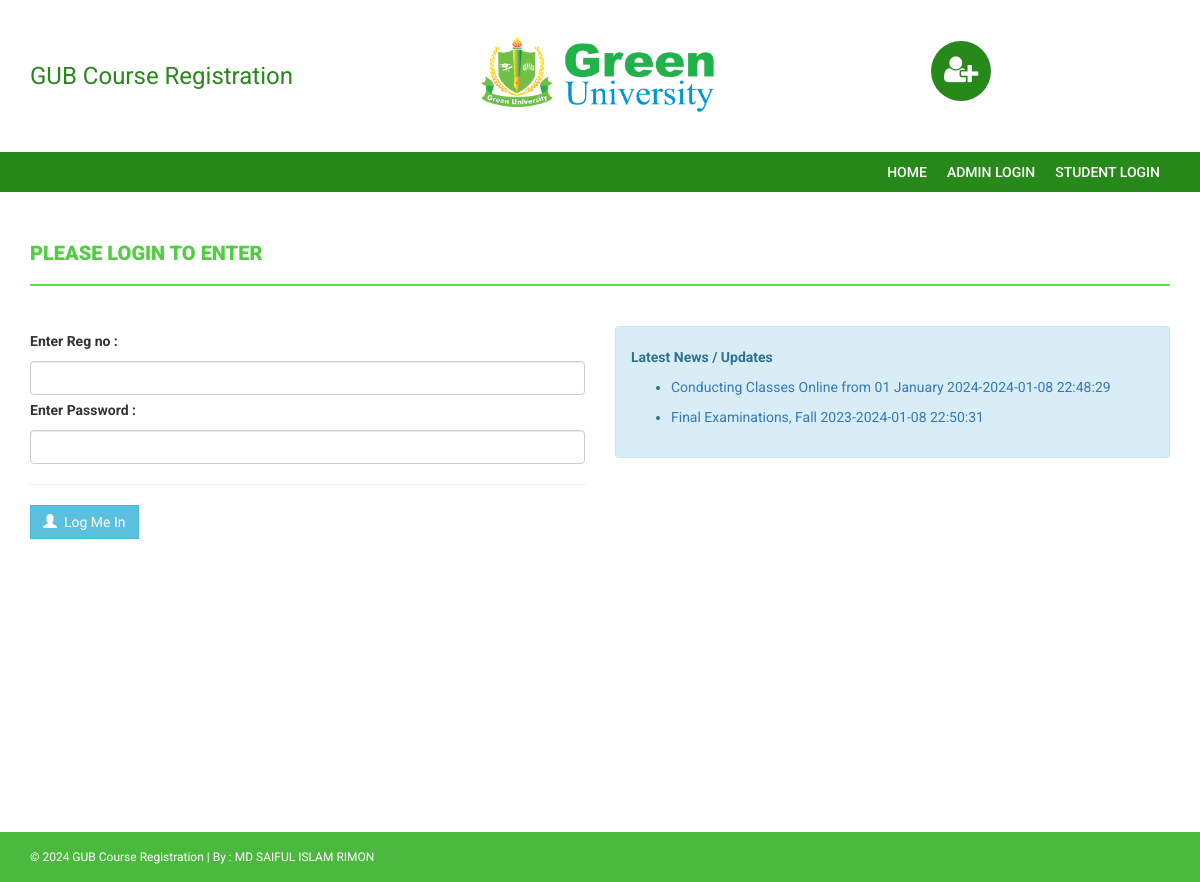
The page / on the database its author committed.
### tables this page shows
CREATE TABLE `news` (
  `id` int(11) NOT NULL,
  `newstitle` varchar(255) DEFAULT NULL,
  `newsDescription` mediumtext DEFAULT NULL,
  `postingDate` timestamp NULL DEFAULT current_timestamp()
);

### index.php (the view, shortened to what this page needs)
<!DOCTYPE html>
<html xmlns="http://www.w3.org/1999/xhtml">
<head>
    <link href="assets/css/bootstrap.css" rel="stylesheet" />
    <link href="assets/css/font-awesome.css" rel="stylesheet" />
    <link href="assets/css/style.css" rel="stylesheet" />
</head>
<body>
    <?php include('includes/header.php');?>
<section class="menu-section">
        <div class="container">
            <div class="row">
                <div class="col-md-12">
                    <div class="navbar-collapse collapse ">
                        <ul id="menu-top" class="nav navbar-nav navbar-right">
                             <li><a href="index.php">Home </a></li>
                             <li><a href="admin/">Admin Login </a></li>
                              <li><a href="index.php">Student Login</a></li>
                        </ul>
                    </div>
                </div>
            </div>
        </div>
    </section>
    <div class="content-wrapper">
        <div class="container">
            <div class="row">
                <div class="col-md-12">
                    <h4 class="page-head-line">Please Login To Enter </h4>
                </div>
            </div>
            <form name="admin" method="post">
            <div class="row">
                <div class="col-md-6">
                     <label>Enter Reg no : </label>
                        <input type="text" name="regno" class="form-control"  />
                        <label>Enter Password :  </label>
                        <input type="password" name="password" class="form-control"  />
                        <hr />
                        <button type="submit" name="submit" class="btn btn-info"><span class="glyphicon glyphicon-user"></span> &nbsp;Log Me In </button>&nbsp;
                </div>
                </form>
                <div class="col-md-6">
                    <div class="alert alert-info">
                         <strong> Latest News / Updates</strong>
                         <marquee direction='up'  scrollamount="2" onmouseover="this.stop();" onmouseout="this.start();">
                        <ul>
                            <?php
$sql=mysqli_query($con,"select * from news");
while($row=mysqli_fetch_array($sql))
{
?>
                            <li>
                              <a href="news-details.php?nid=<?php echo htmlentities($row['id']);?>"><?php echo htmlentities($row['newstitle']);?>-<?php echo htmlentities($row['postingDate']);?></a>
                            </li>
                           <?php } ?>
                        </ul>
                    </marquee>
                    </div>
                                    </div>
            </div>
        </div>
    <?php include('includes/footer.php');?>
</body>
</html>

### assets/css/style.css (style rules this page uses)
body { font-family: 'Roboto', sans-serif; line-height: 30px; }
.content-wrapper { margin-top: 40px; min-height: 600px; padding-bottom: 60px; }
.page-head-line { font-weight: 900; padding-bottom: 20px; border-bottom: 2px solid #51e53d; text-transform: uppercase; color: #50CE40; font-size: 20px; margin-bottom: 40px; }
.btn { border-radius: 0px; -webkit-border-radius: 0px; -moz-border-radius: 0px; }
.menu-section { background-color: #28891b; }
#menu-top a { color: #FFF; text-decoration: none; font-weight: 500; padding: 10px 10px 10px 10px; text-transform: uppercase; }

### rows shown on the page
news: newstitle "Conducting Classes Online from 01 January 2024", postingDate "2024-01-08 22:48:29"
news: newstitle "Final Examinations, Fall 2023", postingDate "2024-01-08 22:50:31"
